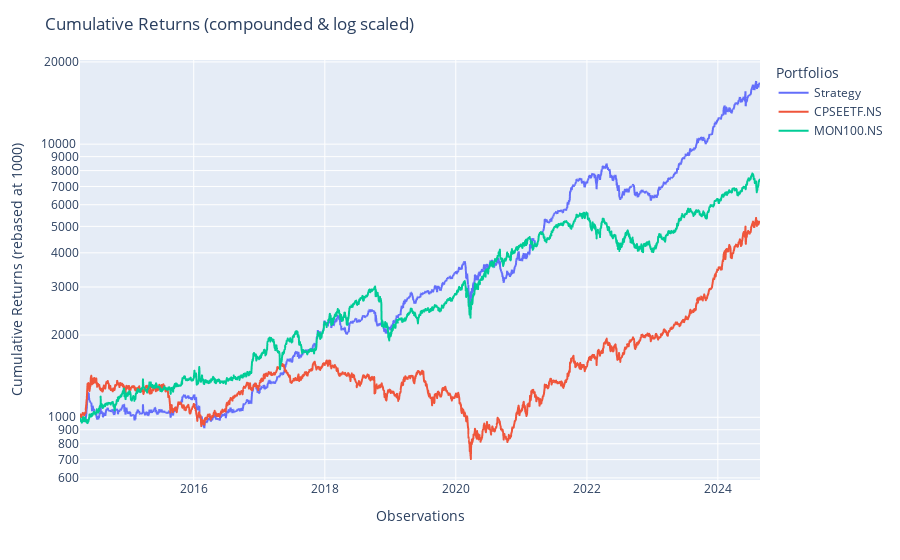

The notebook cell this image was saved under:
### Code cell
pop.plot_cumulative_returns(log_scale=True)

### Figure 1 — Plotly figure (JSON) as saved in the notebook; plotly's stock layout.template omitted (floating-point values rounded to 4 significant figures; data arrays with more than 128 entries replaced by an {"elided": "..."} marker saying what was removed)
{"data": [{"hovertemplate": "variable=Strategy<br>index=%{x}<br>value=%{y}<extra></extra>", "legendgroup": "Strategy", "line": {"color": "#636efa", "dash": "solid"}, "marker": {"symbol": "circle"}, "mode": "lines", "name": "Strategy", "showlegend": true, "type": "scattergl", "x": {"elided": "2551 str values"}, "xaxis": "x", "y": {"elided": "2551 float values"}, "yaxis": "y"}, {"hovertemplate": "variable=CPSEETF.NS<br>index=%{x}<br>value=%{y}<extra></extra>", "legendgroup": "CPSEETF.NS", "line": {"color": "#EF553B", "dash": "solid"}, "marker": {"symbol": "circle"}, "mode": "lines", "name": "CPSEETF.NS", "showlegend": true, "type": "scattergl", "x": {"elided": "2551 str values"}, "xaxis": "x", "y": {"elided": "2551 float values"}, "yaxis": "y"}, {"hovertemplate": "variable=MON100.NS<br>index=%{x}<br>value=%{y}<extra></extra>", "legendgroup": "MON100.NS", "line": {"color": "#00cc96", "dash": "solid"}, "marker": {"symbol": "circle"}, "mode": "lines", "name": "MON100.NS", "showlegend": true, "type": "scattergl", "x": {"elided": "2551 str values"}, "xaxis": "x", "y": {"elided": "2551 float values"}, "yaxis": "y"}], "layout": {"legend": {"title": {"text": "Portfolios"}, "tracegroupgap": 0}, "margin": {"t": 60}, "title": {"text": "Cumulative Returns (compounded & log scaled)"}, "xaxis": {"anchor": "y", "domain": [0, 1], "title": {"text": "Observations"}}, "yaxis": {"anchor": "x", "domain": [0, 1], "tickformat": ".0f", "title": {"text": "Cumulative Returns (rebased at 1000)"}, "type": "log"}}}
